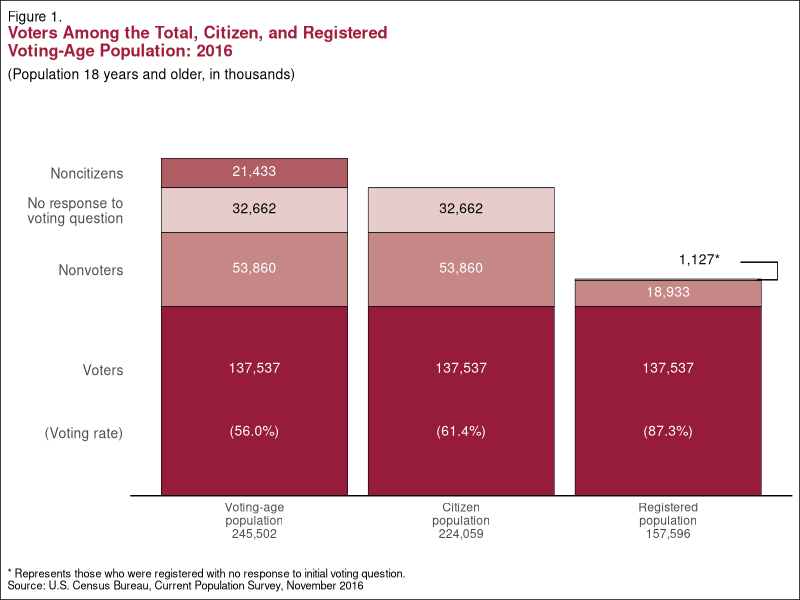

Write the R code that produced this figure.
## ---- chunk 1
library(tidyverse)
# library(readxl) # I do not think that this is used...
# I like this for coloring text: https://wilkelab.org/ggtext/
# install.packages("ggtext") # Only need to do one of these - either install.packages or install_github
# remotes::install_github("wilkelab/ggtext")
library(ggtext)
## ---- chunk 2
# Create group levels
type_levels <- c("Noncitizens", 
                 "No response to\nvoting question", 
                 "Nonvoters", 
                 "Voters")
pop_levels <- c("Voting-age\npopulation\n245,502", "Citizen\npopulation\n224,059", "Registered\npopulation\n157,596")
pop_colors <- c("#af5d62", "#e6cdcb", "#c58887", "#971c3c")

# Create data for graph
vote_data <- tibble(
  vote_type = rep(type_levels, 3),
  # Need to rep the pop_group within each vote_type
  pop_group = rep(pop_levels, c(4, 4, 4)),
  amount = c(21433, 32662, 53860, 137537, 0, 32662, 53860, 137537, 0, 1127, 18933, 137537),
  fill = rep(pop_colors, 3),
    amount1 = c("21,433", "32,662", "53,860", "137,537\n\n (56.0%)", "", "32,662", "53,860", "137,537\n\n(61.4%)", "", "", "18,933", "137,537\n\n(87.3%)")
)

vote_data <- vote_data %>% 
  mutate(vote_type = factor(vote_type, levels = type_levels),
         pop_group = factor(pop_group, levels = c("", pop_levels)),
         fill = factor(fill, levels = pop_colors))

# Create text "dataset"
# Determine height of text based on midpoint of bar
heights <- c(137537 + 53860 + 32662 + (21443/2),
             137537 + 53860 + (32662/2),
             137537 + (53860/2),
             (137537*2/3),
             (137537/3),
             NA,
             137537 + 53860 + (32662/2),
             137537 + (53860/2),
             (137537*2/3),
             (137537/3),
             NA,
             NA,
             137537 + (18933/2),
             (137537*2/3),
             (137537/3))

vote_labels <- tibble(
  pop_group = rep(c(pop_levels), c(5, 5, 5)),
  amount = heights,
  label = c("21,433", "32,662", "53,860", "137,537", "(56.0%)", 
            NA, "32,662", "53,860", "137,537", "(61.4%)", 
            NA, NA, "18,933", "137,537", "(87.3%)"),
  color = c(rep(c("a", "b", "a", "a", "a"), 3))
) %>% 
  mutate(pop_group = factor(pop_group, levels = c("", pop_levels)))

area <- ggplot(vote_data, aes(x = pop_group, y = amount)) +
  geom_col(aes(fill = vote_type), color = "black", size = .2) +
  geom_segment(aes(x = 3.43, xend = 3.53, y = 157000, yend = 157000), size=.1) +
  geom_segment(aes(x = 3.53, xend = 3.53, y = 157000, yend = 170000), size= .05) +
  geom_segment(aes(x = 3.35, xend = 3.53, y = 170000, yend = 170000), size=.1) +
  # geom_segment(aes(x = .5, xend = 7, y = 0, yend = 0)) +
  # Plot labels "dataset"
  geom_richtext(data = vote_labels, aes(x = pop_group, y = amount, label = label, color = color),
                fill = NA, label.color = NA, size = 3.5) +
  # This is similar to geom_bar except don't need to specify stat = "identity"
  # Add black border around bars
  scale_fill_manual(values = pop_colors, guide = "none") +
  scale_color_manual(values = c("white", "black"), guide = "none") +
  # Using ggtext + HTML syntax to color text
  # For some reason '\n' doesn't work here so I used <br> instead.
  labs(title = "<span style = 'font-size:10pt; color:#000000'>Figure 1.</span><br><span style = 'font-size:12pt; color:#a21e3c'><b>Voters Among the Total, Citizen, and Registered<br>Voting-Age Population: 2016</span>",
       subtitle = "(Population 18 years and older, in thousands)",
       y = "",
       x = "",
       caption = "* Represents those who were registered with no response to initial voting question.\nSource: U.S. Census Bureau, Current Population Survey, November 2016")


new <- area +
         theme_classic() +
         scale_x_discrete(limits = c(pop_levels)) + 
         scale_y_continuous(breaks = c(137537 + 53860 + 32662 + (21443/2),
                                       137537 + 53860 + (32662/2),
                                       137537 + (53860/2),
                                       (137537*2/3),
                                       (137537/3)), 
                            labels = c(type_levels, "(Voting rate)"),
                            expand = expansion(mult = c(0, 0.2))) + 
         theme(
           # Needed for using HTML syntax in plot title
           # plot.title = element_markdown(), 
           # Cleaned up some redundancies and combined your theme changes into one layer
           panel.grid = element_blank(),
           plot.background = element_rect(fill = "white", color = "black"),
           panel.grid.major = element_blank(),
           panel.grid.minor = element_blank(),
           plot.title = element_markdown(),
           plot.title.position = "plot",
           plot.caption.position = "plot",
           plot.subtitle = element_text(size = 10, color = "black"), 
           plot.caption = element_text(size = 8, color = "black", hjust = 0),
           axis.ticks = element_blank(),
           axis.line.y = element_blank(),
           axis.text.y = element_text(size = 10)) +
         annotate("text", x = 3.15, y = 172000, label = "1,127*", size = 3.5) 

new
